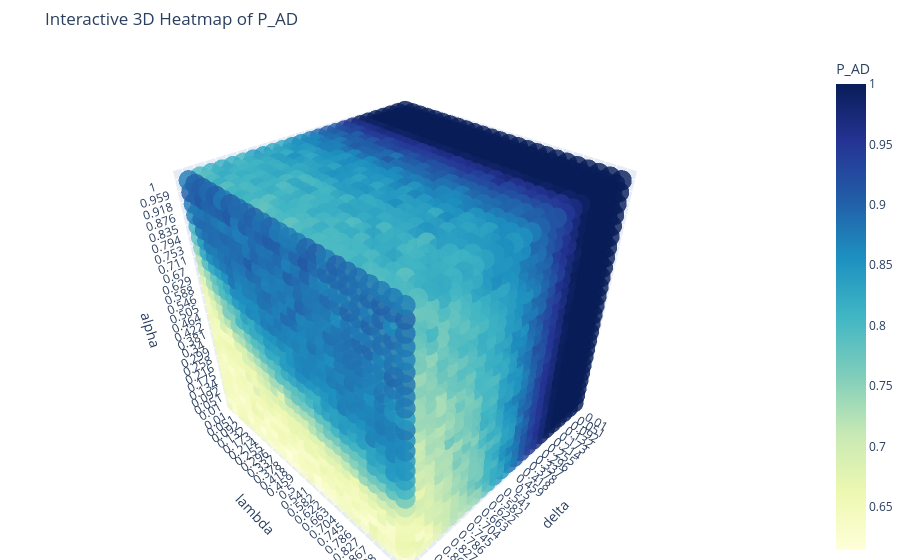

This figure's notebook cell:
### Code cell
interactive_3d_voxel(df, 'delta', 'lambda', 'alpha', value='P_AD')

### Figure 1 — Plotly figure (JSON) as saved in the notebook; plotly's stock layout.template omitted (floating-point values rounded to 4 significant figures; data arrays with more than 128 entries replaced by an {"elided": "..."} marker saying what was removed)
{"data": [{"marker": {"color": {"elided": "15625 float values"}, "colorbar": {"title": {"text": "P_AD"}}, "colorscale": [[0, "rgb(255,255,217)"], [0.125, "rgb(237,248,177)"], [0.25, "rgb(199,233,180)"], [0.375, "rgb(127,205,187)"], [0.5, "rgb(65,182,196)"], [0.625, "rgb(29,145,192)"], [0.75, "rgb(34,94,168)"], [0.875, "rgb(37,52,148)"], [1, "rgb(8,29,88)"]], "opacity": 0.8, "size": 12}, "mode": "markers", "text": {"elided": "15625 str values"}, "type": "scatter3d", "x": {"elided": "15625 int values"}, "y": {"elided": "15625 int values"}, "z": {"elided": "15625 int values"}}], "layout": {"margin": {"b": 0, "l": 0, "r": 0, "t": 50}, "scene": {"xaxis": {"ticktext": [0.01, 0.051, 0.092, 0.132, 0.173, 0.214, 0.255, 0.296, 0.337, 0.378, 0.418, 0.459, 0.5, 0.541, 0.582, 0.622, 0.663, 0.704, 0.745, 0.786, 0.827, 0.867, 0.908, 0.949, 0.99], "tickvals": [0, 1, 2, 3, 4, 5, 6, 7, 8, 9, 10, 11, 12, 13, 14, 15, 16, 17, 18, 19, 20, 21, 22, 23, 24], "title": {"text": "delta"}}, "yaxis": {"ticktext": [0.01, 0.051, 0.092, 0.132, 0.173, 0.214, 0.255, 0.296, 0.337, 0.378, 0.418, 0.459, 0.5, 0.541, 0.582, 0.622, 0.663, 0.704, 0.745, 0.786, 0.827, 0.867, 0.908, 0.949, 0.99], "tickvals": [0, 1, 2, 3, 4, 5, 6, 7, 8, 9, 10, 11, 12, 13, 14, 15, 16, 17, 18, 19, 20, 21, 22, 23, 24], "title": {"text": "lambda"}}, "zaxis": {"ticktext": [0.01, 0.051, 0.092, 0.134, 0.175, 0.216, 0.258, 0.299, 0.34, 0.381, 0.422, 0.464, 0.505, 0.546, 0.588, 0.629, 0.67, 0.711, 0.753, 0.794, 0.835, 0.876, 0.918, 0.959, 1], "tickvals": [0, 1, 2, 3, 4, 5, 6, 7, 8, 9, 10, 11, 12, 13, 14, 15, 16, 17, 18, 19, 20, 21, 22, 23, 24], "title": {"text": "alpha"}}}, "title": {"text": "Interactive 3D Heatmap of P_AD"}}}
